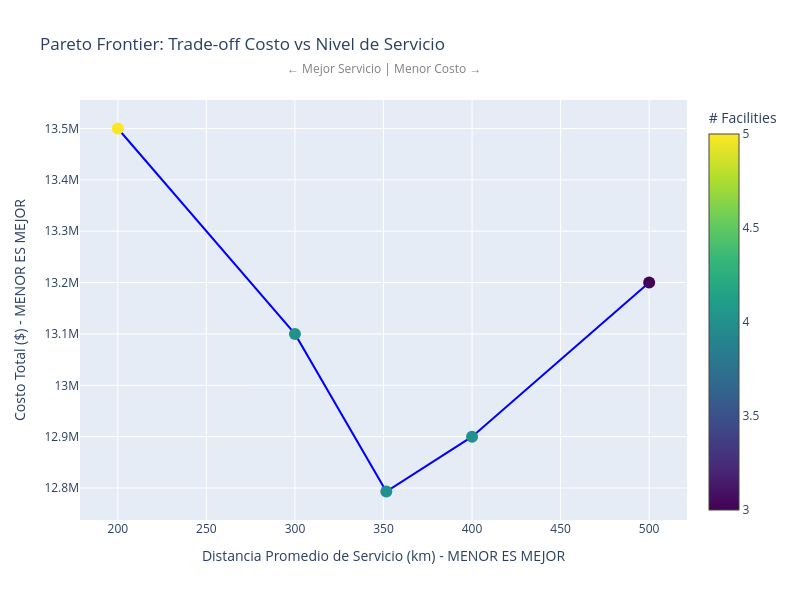

The code cell stored with this chart in its notebook:
### Markdown cell above
---

## 🔬 Paso 7: Análisis de Sensibilidad

**Dimensiones analizadas:**
1. **Costo fijo:** ¿Qué pasa si costo de operar DC varía ±50%?
2. **Costo transporte:** ¿Impacto de cambios en combustible/tarifas?
3. **Demanda:** ¿La red soporta crecimiento del 50%?
4. **Análisis 2D:** Matriz costo_fijo × costo_transporte para identificar zona óptima

**Objetivo:** Entender robustez de la solución y puntos críticos de sensibilidad

### Code cell
if ORTOOLS_AVAILABLE and len(df_pareto) > 0:
    # Pareto Frontier: Costo vs Nivel de Servicio
    fig = go.Figure()
    
    fig.add_trace(go.Scatter(
        x=df_pareto['avg_distance_km'],
        y=df_pareto['cost'],
        mode='markers+lines',
        marker=dict(size=12, color=df_pareto['num_facilities'], colorscale='Viridis', showscale=True,
                   colorbar=dict(title="# Facilities")),
        line=dict(color='blue', width=2),
        text=[f"Facilities: {int(nf)}" for nf in df_pareto['num_facilities']],
        hovertemplate='<b>Distancia Promedio</b>: %{x:.1f} km<br>' +
                      '<b>Costo Total</b>: $%{y:,.0f}<br>' +
                      '%{text}<extra></extra>'
    ))
    
    fig.update_layout(
        title="Pareto Frontier: Trade-off Costo vs Nivel de Servicio",
        xaxis_title="Distancia Promedio de Servicio (km) - MENOR ES MEJOR",
        yaxis_title="Costo Total ($) - MENOR ES MEJOR",
        width=800,
        height=600,
        annotations=[
            dict(
                x=0.5, y=1.1,
                xref='paper', yref='paper',
                text='← Mejor Servicio | Menor Costo →',
                showarrow=False,
                font=dict(size=12, color='gray')
            )
        ]
    )
    
    fig.show()
    
    # Análisis del trade-off
    print("\n🎯 ANÁLISIS DEL TRADE-OFF")
    print("="*60)
    
    best_cost_idx = df_pareto['cost'].idxmin()
    best_service_idx = df_pareto['avg_distance_km'].idxmin()
    
    print(f"\n💰 MEJOR COSTO:")
    print(f"   Costo: ${df_pareto.loc[best_cost_idx, 'cost']:,.0f}")
    print(f"   Distancia promedio: {df_pareto.loc[best_cost_idx, 'avg_distance_km']:.1f} km")
    print(f"   Facilities: {int(df_pareto.loc[best_cost_idx, 'num_facilities'])}")
    
    print(f"\n🚀 MEJOR SERVICIO:")
    print(f"   Costo: ${df_pareto.loc[best_service_idx, 'cost']:,.0f}")
    print(f"   Distancia promedio: {df_pareto.loc[best_service_idx, 'avg_distance_km']:.1f} km")
    print(f"   Facilities: {int(df_pareto.loc[best_service_idx, 'num_facilities'])}")
    
    cost_increase = (df_pareto.loc[best_service_idx, 'cost'] - df_pareto.loc[best_cost_idx, 'cost']) / df_pareto.loc[best_cost_idx, 'cost'] * 100
    distance_reduction = (df_pareto.loc[best_cost_idx, 'avg_distance_km'] - df_pareto.loc[best_service_idx, 'avg_distance_km']) / df_pareto.loc[best_cost_idx, 'avg_distance_km'] * 100
    
    print(f"\n📊 TRADE-OFF:")
    print(f"   Incremento de costo: +{cost_increase:.1f}%")
    print(f"   Reducción de distancia: -{distance_reduction:.1f}%")
    print(f"   Ratio: {distance_reduction / cost_increase:.2f} (reducción distancia por % de costo)")
    
    # Guardar resultados
    output_file = OUTPUT_DIR / "pareto_frontier.csv"
    df_pareto.to_csv(output_file, index=False)
    print(f"\n💾 Pareto frontier guardado: {output_file}")
else:
    print("⚠️ No hay datos de Pareto para visualizar")

### Figure 1 — Plotly figure (JSON) as saved in the notebook; plotly's stock layout.template omitted (floating-point values rounded to 4 significant figures)
{"data": [{"hovertemplate": "<b>Distancia Promedio</b>: %{x:.1f} km<br><b>Costo Total</b>: $%{y:,.0f}<br>%{text}<extra></extra>", "line": {"color": "blue", "width": 2}, "marker": {"color": [5, 4, 4, 4, 3], "colorbar": {"title": {"text": "# Facilities"}}, "colorscale": [[0, "#440154"], [0.1111, "#482878"], [0.2222, "#3e4989"], [0.3333, "#31688e"], [0.4444, "#26828e"], [0.5556, "#1f9e89"], [0.6667, "#35b779"], [0.7778, "#6ece58"], [0.8889, "#b5de2b"], [1, "#fde725"]], "showscale": true, "size": 12}, "mode": "markers+lines", "text": ["Facilities: 5", "Facilities: 4", "Facilities: 4", "Facilities: 4", "Facilities: 3"], "type": "scatter", "x": [200.0, 300.0, 351.6, 400.0, 500.0], "y": [13500000, 13100000, 12793231, 12900000, 13200000]}], "layout": {"annotations": [{"font": {"color": "gray", "size": 12}, "showarrow": false, "text": "← Mejor Servicio | Menor Costo →", "x": 0.5, "xref": "paper", "y": 1.1, "yref": "paper"}], "height": 600, "title": {"text": "Pareto Frontier: Trade-off Costo vs Nivel de Servicio"}, "width": 800, "xaxis": {"title": {"text": "Distancia Promedio de Servicio (km) - MENOR ES MEJOR"}}, "yaxis": {"title": {"text": "Costo Total ($) - MENOR ES MEJOR"}}}}
